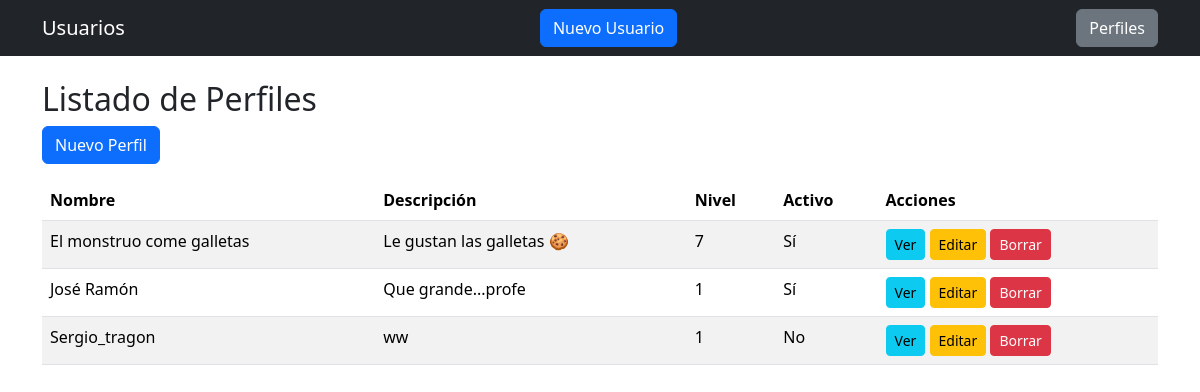
/perfiles, run on the app's committed database.
### tables this page shows
CREATE TABLE perfiles (
    id INTEGER PRIMARY KEY AUTOINCREMENT,
    nombre TEXT UNIQUE NOT NULL,
    descripcion TEXT,
    nivel INTEGER,
    activo BOOLEAN
);

### app.py (the view)
@app.route("/perfiles")
def perfiles_list():
    conn = get_conn()
    perfiles = conn.execute("SELECT * FROM perfiles ORDER BY nombre ASC").fetchall()
    conn.close()
    return render_template("perfil_list.html", perfiles=perfiles)

### app.py (called while the page is built)
def get_conn():
    conn = sqlite3.connect(DB)
    conn.row_factory = sqlite3.Row
    return conn

### templates/perfil_list.html
{% extends "base.html" %}
{% block content %}
<h2>Listado de Perfiles</h2>
<a class="btn btn-primary mb-3" href="{{ url_for('perfil_nuevo') }}">Nuevo Perfil</a>
<table class="table table-striped">
  <thead>
    <tr>
      <th>Nombre</th>
      <th>Descripción</th>
      <th>Nivel</th>
      <th>Activo</th>
      <th>Acciones</th>
    </tr>
  </thead>
  <tbody>
    {% for p in perfiles %}
    <tr>
      <td>{{ p['nombre'] }}</td>
      <td>{{ p['descripcion'] }}</td>
      <td>{{ p['nivel'] }}</td>
      <td>{{ 'Sí' if p['activo'] else 'No' }}</td>
      <td>
        <a class="btn btn-sm btn-info" href="{{ url_for('perfil_detalle', id=p['id']) }}">Ver</a>
        <a class="btn btn-sm btn-warning" href="{{ url_for('perfil_editar', id=p['id']) }}">Editar</a>
        <a class="btn btn-sm btn-danger" href="{{ url_for('perfil_borrar', id=p['id']) }}">Borrar</a>
      </td>
    </tr>
    {% endfor %}
  </tbody>
</table>
{% endblock %}

### data on the page
perfiles: nombre "El monstruo come galletas", descripcion "Le gustan las galletas 🍪", nivel "7", activo "Sí"
perfiles: nombre "José Ramón", descripcion "Que grande...profe", nivel "1", activo "Sí"
perfiles: nombre "Sergio_tragon", descripcion "ww", nivel "1", activo "No"
